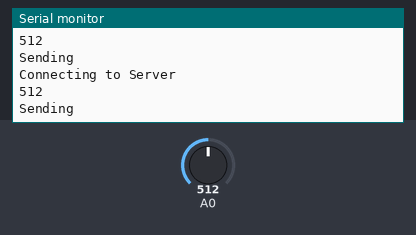
Bench run of a sketch on a simulated ESP8266 (NodeMCU). Parts: the last lines printed to the serial monitor. The test bench sets the inputs (shaded band); at power-on: A0 = 512. WiFi joins after 1.5 s; servers stay silent unless stated.

Above: at 3.2 s.
3.3 s: A0 set to 716
At 3.56 s:
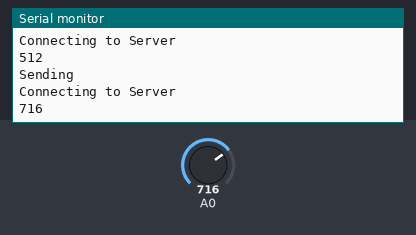
4.8 s: A0 set to 900
At 5.4 s:
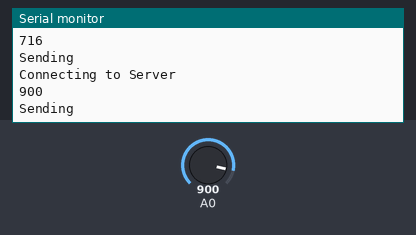
Timing chart, 0 to 7.8 s (numbered marks = the images above; inputs shaded):
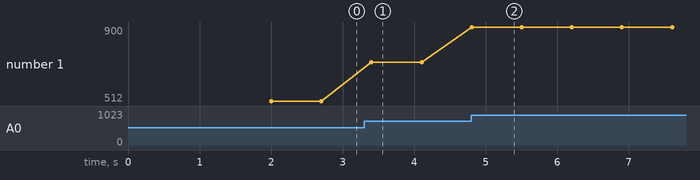

The sketch:

Shannon_WiFi_Light.ino
```cpp
#include <ESP8266WiFi.h>

void setup() {

  Serial.begin(115200);
  delay(500);
  Serial.println("Hello World");

  pinMode(A0, INPUT);

  //WiFi.mode(WIFI_STA);
  WiFi.begin("OUASSA CS", "qwer1234");
  while (WiFi.status() != WL_CONNECTED) {
    delay(500);
    Serial.print(".");
  }
  Serial.println("Connected");

}

int threshold = 300;
char buf[100];
WiFiClient client;

void loop() {

  Serial.println("Connecting to Server");
  int d = analogRead(A0);
  Serial.println(d);

  if (client.connect("10.10.10.10", 80)) {

    Serial.println("Sending");

    if (d > threshold) {
      strcpy(buf, "GET /?led=1 HTTP/1.1\r\nHost: 10,10,10,10\r\nConnection: close\r\n\r\n");
    }
    else {
      strcpy(buf, "GET /?led=0 HTTP/1.1\r\nHost: 10,10,10,10\r\nConnection: close\r\n\r\n");
    }

    client.write(buf, strlen(buf));
    client.stop();

  }
  delay(500);
}
```

Measured:
- after the input at 3.3 s, the serial monitor: prints a new line after 0.10 s (image 1)
- after the input at 4.8 s, the serial monitor: prints a new line at once (image 2)
- plotted number 1: 512 → 716 after the input at 3.3 s, 716 → 900 after the input at 4.8 s
